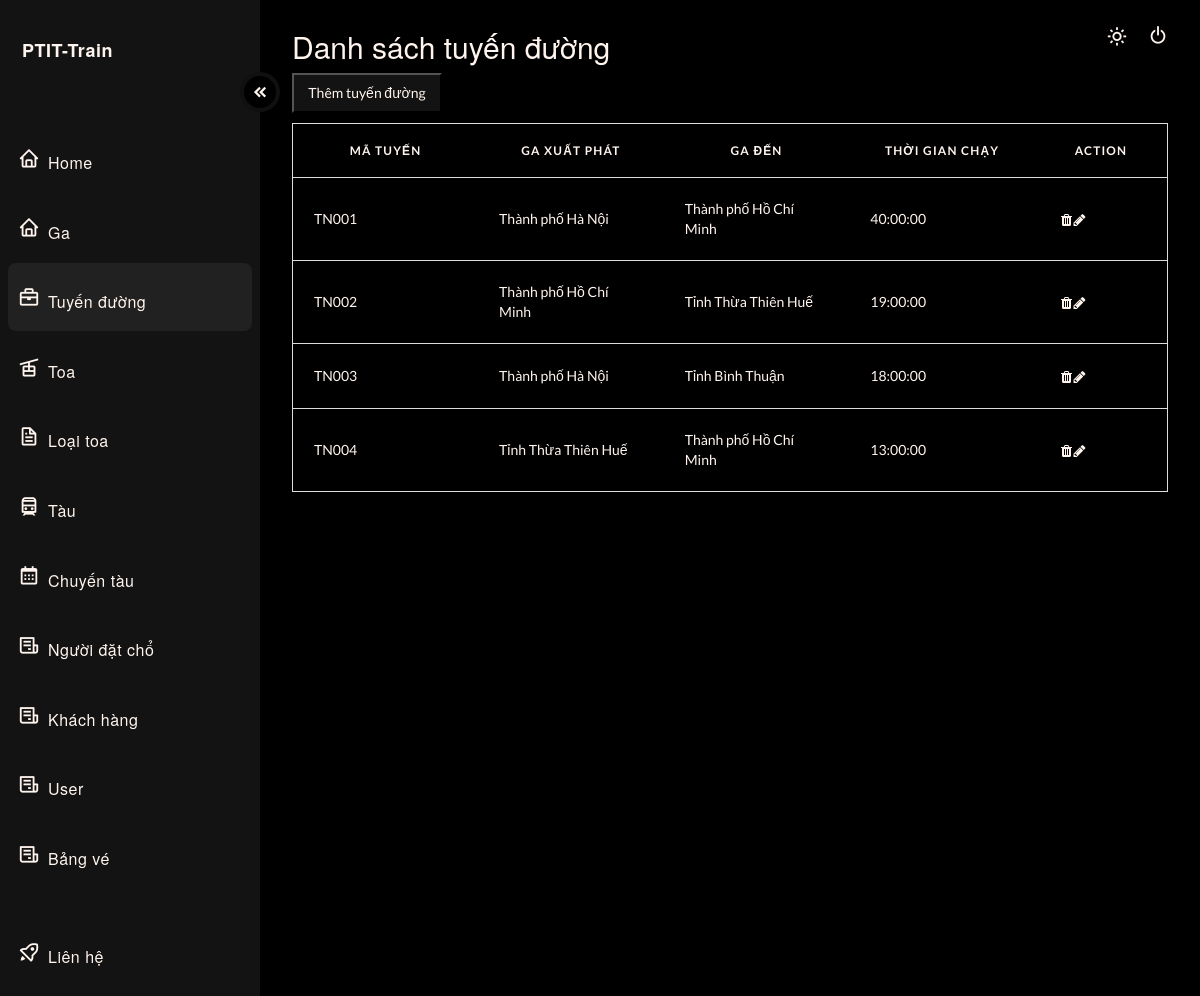
The app's page /?type=admin&page=tuyenduong (signed in) with its own data.
### tables this page shows
CREATE TABLE Ga (
  `MaGa` VARCHAR(20) PRIMARY KEY,
  `TenGa` NVARCHAR(100)
);

### src/controller/TuyenDuongController.php (called while the page is built, shortened)
<?php
    class TuyenDuongController{
        public function index(){
            include './model/TuyenDuongModel/TuyenDuong.php';
            $arrTuyenDuong = (new TuyenDuong)->load();
            include './view/admin/dashboard_tuyenduong.php';
		}
    }
?>

### src/index.php (called while the page is built)
<?php
    require 'route.php';
?>

### src/model/db.php (called while the page is built, shortened)
<?php
    class DB{
        private function conn() {
            $connectionString = "mysql:host=" . getenv('MYSQL_HOSTNAME') . ";dbname=" . getenv('MYSQL_DATABASE');
            $conn = new \PDO($connectionString, getenv('MYSQL_USER'), getenv('MYSQL_PASSWORD'));
            $conn->setAttribute(PDO::ATTR_ERRMODE, PDO::ERRMODE_EXCEPTION);
            return $conn;
        }
        public function select($sql, $params = null)
        {
            $connect = $this->conn();
            if($params != null){
                $res = $connect->prepare($sql);
                $res->execute($params);
            }
            else {
                $res = $connect->query($sql);
            }
            $res->setFetchMode(PDO::FETCH_ASSOC);
            return $res;
        }
    }
?>

### src/model/TuyenDuongModel/TuyenDuong.php (called while the page is built, shortened)
<?php
    include_once "./model/db.php";
    include_once "TuyenDuongObject.php";
        class TuyenDuong{
            function load(){
                try {
                    $db = new DB();
                    $sql = "select tmp.*, Ga.TenGa as TenGaDiemDen from Ga,
                    (
                        select T.*, G.TenGa as TenGaXuatPhat from TuyenDuong as T, Ga as G
                        where T.XuatPhat = G.MaGa
                    ) as tmp
                    where tmp.DiemDen = Ga.MaGa";
                    $sth = $db->select($sql);
                    $arr = [];
                    while($row = $sth->fetch()) {
                        $obj = new TuyenDuongObject($row);
                        $arr[] = $obj;
                    }
                        return $arr;
                    }
                catch (PDOException $e) {
                    return  $sql . "<br>" . $e->getMessage();
                }
            }
        }
?>

### src/model/TuyenDuongModel/TuyenDuongObject.php (called while the page is built, shortened)
<?php
    class TuyenDuongObject{
        private $MaTuyenDuong;
        private $XuatPhat;
        private $DiemDen;
        private $TenGaXuatPhat;
        private $TenGaDiemDen;
        private $ThoiGianChay;
        public function __construct($row)
        {
            $this->MaTuyenDuong = $row['MaTuyenDuong'];
            $this->XuatPhat = $row['XuatPhat'];
            $this->DiemDen = $row['DiemDen'];
            $this->TenGaXuatPhat = $row['TenGaXuatPhat'];
            $this->TenGaDiemDen = $row['TenGaDiemDen'];
            $this->ThoiGianChay = $row['ThoiGianChay'];
        }
        public function getDiemDen()
        {
                return $this->DiemDen;
        }
        public function getXuatPhat()
        {
                return $this->XuatPhat;
        }
        public function getMaTuyenDuong()
        {
                return $this->MaTuyenDuong;
        }
        public function getTenGaXuatPhat()
        {
                return $this->TenGaXuatPhat;
        }
        public function getTenGaDiemDen()
        {
                return $this->TenGaDiemDen;
        }
        public function getThoiGianChay()
        {
                return $this->ThoiGianChay;
        }
    }
?>

### src/view/admin/dashboard_tuyenduong.php (the view, shortened to what this page needs)
  <main>
    <header>
      <div class="text">
        <h2>Danh sách tuyến đường</h2>
<table id="myTable">
  <button style="background-color:var(--accent-clr); color: var(--text);; width: 150px; height: 40px; margin-bottom: 10px;" id="addBtn">Thêm tuyến đường</button>
  <thead>
    <tr>
      <th scope="col" width="70px">Mã tuyến</th>
      <th scope="col" width="70px">Ga xuất phát</th>
      <th scope="col" width="70px">Ga đến</th>
      <th scope="col" width="70px">Thời gian chạy</th>
      <th scope="col" width="50px">Action</th>
    </tr>
  </thead>
  <tbody>
    <?php foreach($arrTuyenDuong as $each): ?>
    <form>
    <tr>
        <td data-label="LineCode" >
          <?php echo $each->getMaTuyenDuong(); ?>
        </td>
        <td data-label="StartStation" value ="<?php echo $each->getXuatPhat(); ?>">
          <?php echo $each->getTenGaXuatPhat(); ?>
        </td>
        <td data-label="ToStation" value="<?php echo $each->getDiemDen(); ?>">
          <?php echo $each->getTenGaDiemDen(); ?>
        </td>
        <td data-label="Time2Run">
          <?php echo $each->getThoiGianChay(); ?>
        </td>
        <td data-label="Period">
          <i class="fa fa-trash ticon"></i>
          <i class="fa fa-pencil"></i>
      </tr>
    </form>
    <?php endforeach; ?>
  </tbody>
</table>
      <div>
        <button style="position: absolute; top: 21px; right: 60px;" id="theme_switch">
          <i class='bx bx-sun'></i>
        </button>
      </div>
      <div>
        <button class="log" id="theme_switch">
          <i style="margin-left: 8px; position: absolute; margin-left: 8px;top: 24px;right: 23px;" class='bx bx-power-off'></i>
        </button>
      </div>
    </header>
  </main>
</div>
</body>
</html>

### src/view/css/dashboard.css (style rules this page uses)
body { margin: 0px; padding: 0px; }
:root { --accent-clr: #131313; --accent-dark: #000000; --accent-light: rgba(155, 155, 155, .1); --text: seashell; }
.bx { font-size: 22px;margin-right: 8px; }
main { padding-inline: 32px; }
header { margin-top: 30px; display: flex; justify-content: space-between; }
h2 { font-size: 32px; font-weight: 300; margin-bottom: 12px; color: var(--text); }
#theme_switch { background-color: transparent; border: none; color: var(--text); display: flex; justify-content: center; align-items: center; cursor: pointer; border-radius: 8px; padding: 4px; }
.bx-sun { color: var(--text); padding-left: 8px; }
table { border-collapse: collapse; margin: 0; padding: 0; width: 100%; table-layout: fixed; color: var(--text); border-spacing: 0 15px; }
table tr { background-color:transparent; border: 1px solid #ddd!important; padding: .35em; margin-bottom: 10px; }
table th, table td { padding: 1.5em; text-align: left; }
table th { font-size: .85em; letter-spacing: .1em; text-transform: uppercase; }
.ticon { padding: 5px; background: var(--gray); border-radius: 4px; width: 15px; height: 15px; text-align: center; }

### records on screen
ga: MaTuyenDuong "TN001", TenGaXuatPhat "Thành phố Hà Nội", TenGa "Thành phố Hồ Chí Minh", ThoiGianChay "40:00:00", MaTuyenDuong "TN004", TenGaXuatPhat "Tỉnh Thừa Thiên Huế", ThoiGianChay "13:00:00"
ga: MaTuyenDuong "TN002", TenGaXuatPhat "Thành phố Hồ Chí Minh", TenGa "Tỉnh Thừa Thiên Huế", ThoiGianChay "19:00:00"
ga: MaTuyenDuong "TN003", TenGaXuatPhat "Thành phố Hà Nội", TenGa "Tỉnh Bình Thuận", ThoiGianChay "18:00:00"
